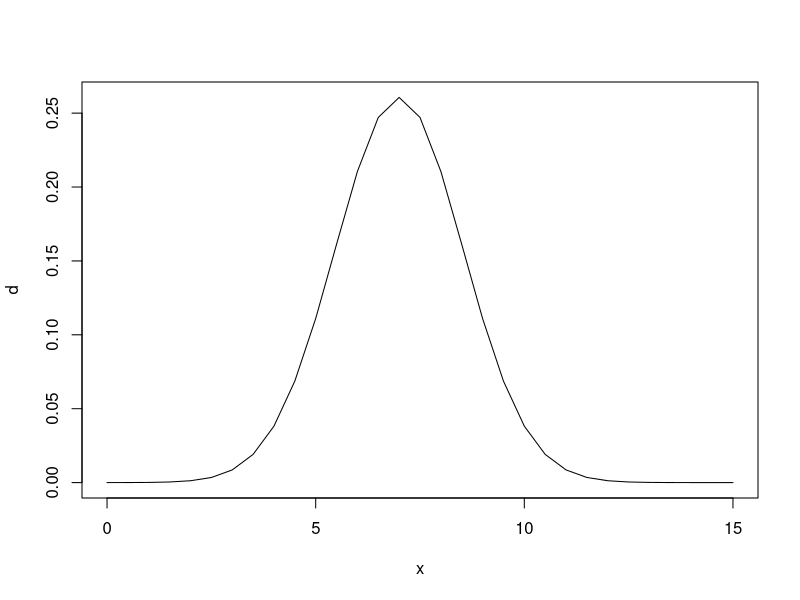
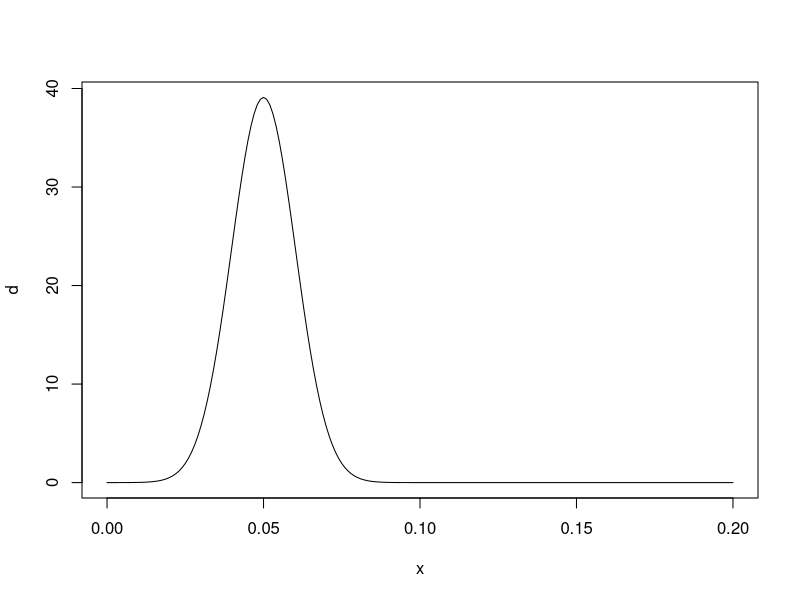
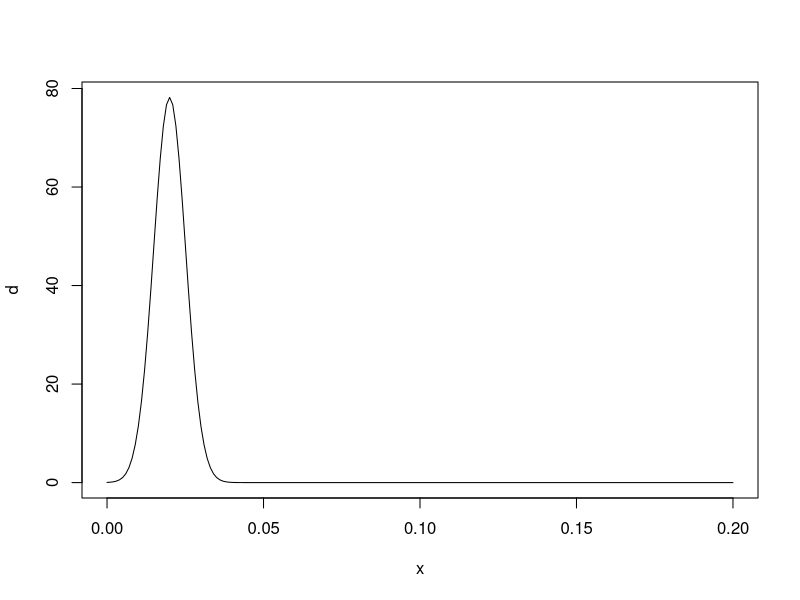
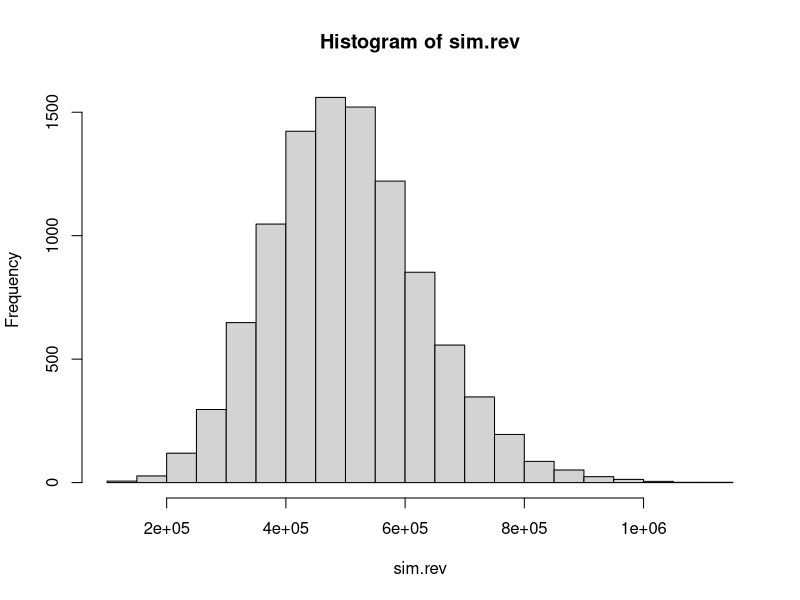
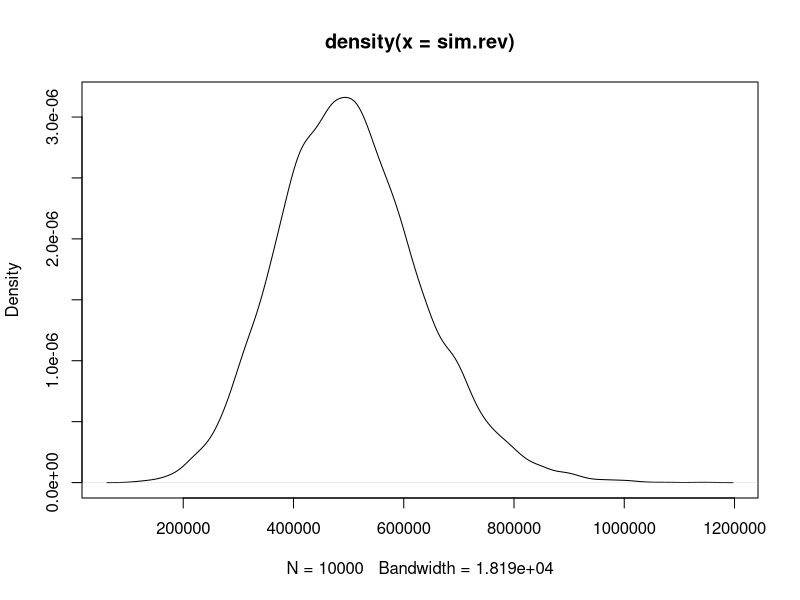

The R source for these figures, in order:
#First we are going to set up probability distributions for our beliefs about the inputs
#We've been told ARPU is about £7 and it's very unlikely to be higher than £10 or lower than £4
#So we'll go for a normal distribution centred at 7 with 5% and 95% quantiles at 4 and 10

#Show how we get the variance

arpu.sd<-3/1.96
x<-seq(0, 15,by=0.5)
d<-dnorm(x, 7, arpu.sd)
plot(x, d, type='l')

#Do the same for acquisition and churn

acq.sd<-0.02/1.96
x<-seq(0, 0.2,by=0.001)
d<-dnorm(x, 0.05, acq.sd)
plot(x, d, type='l')

ch.sd<-0.01/1.96
x<-seq(0, 0.2,by=0.001)
d<-dnorm(x, 0.02, ch.sd)
plot(x, d, type='l')

#I'm to lazy to do the maths for this so I'll write a function

#Define number of customers for simulation
n.cust<-50000

# Calculate yearly revenues taking into account aquisition rate and churn rate.
revenue<-function(arpu, acq, ch, n.cust){
  
  num.cust<-n.cust
  
  for (m in 1:12){
    
    num.cust<-num.cust+acq*num.cust-ch*num.cust
  }
  
  return(num.cust*arpu)
  
}

#Now let's simulate 10k values from each of our distributions

sim.arpu<-rnorm(10000, 7, arpu.sd)
sim.acq<-rnorm(10000, 0.05, acq.sd)
sim.ch<-rnorm(10000, 0.02, ch.sd)

#We can then apply the function to these values to get a distribution for end of year revenue
#Calculate results for 10k combs for 50k customers

sim.rev<-mapply(revenue, sim.arpu, sim.acq, sim.ch,MoreArgs = list(n.cust))

summary(sim.rev)

hist(sim.rev)
plot(density(sim.rev))

#Note the distribution is slightly skewed 
